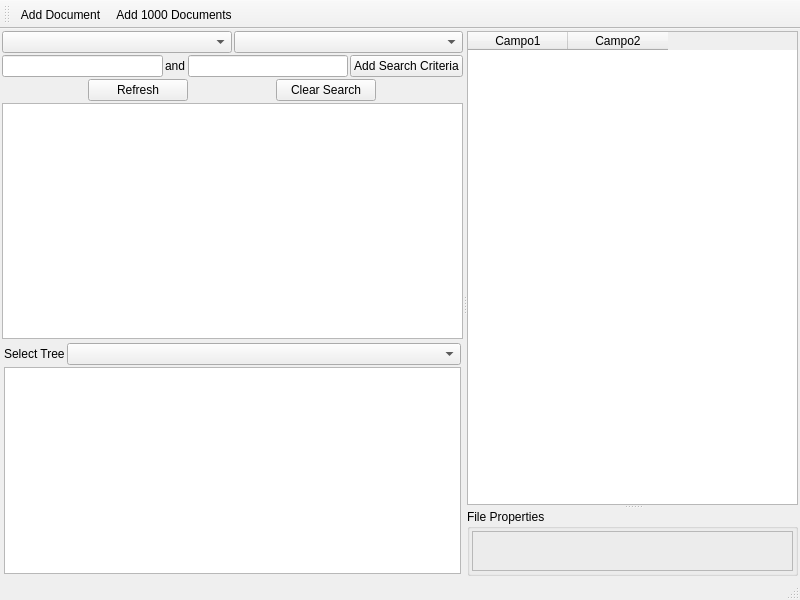
<?xml version="1.0" encoding="UTF-8"?>
<ui version="4.0">
 <class>ExplorerWindow</class>
 <widget class="QMainWindow" name="ExplorerWindow">
  <property name="geometry">
   <rect>
    <x>0</x>
    <y>0</y>
    <width>800</width>
    <height>600</height>
   </rect>
  </property>
  <property name="windowTitle">
   <string>MainWindow</string>
  </property>
  <widget class="QWidget" name="centralwidget">
   <layout class="QVBoxLayout" name="verticalLayout_2">
    <property name="spacing">
     <number>2</number>
    </property>
    <property name="leftMargin">
     <number>2</number>
    </property>
    <property name="topMargin">
     <number>2</number>
    </property>
    <property name="rightMargin">
     <number>2</number>
    </property>
    <property name="bottomMargin">
     <number>2</number>
    </property>
    <item>
     <widget class="QSplitter" name="splitter_2">
      <property name="maximumSize">
       <size>
        <width>16777215</width>
        <height>16777215</height>
       </size>
      </property>
      <property name="orientation">
       <enum>Qt::Horizontal</enum>
      </property>
      <widget class="QWidget" name="layoutWidget">
       <layout class="QVBoxLayout" name="verticalLayout">
        <property name="spacing">
         <number>2</number>
        </property>
        <item>
         <layout class="QHBoxLayout" name="horizontalLayout_4">
          <property name="spacing">
           <number>2</number>
          </property>
          <item>
           <widget class="QComboBox" name="cboField"/>
          </item>
          <item>
           <widget class="QComboBox" name="cboOperator"/>
          </item>
         </layout>
        </item>
        <item>
         <layout class="QHBoxLayout" name="horizontalLayout_2">
          <property name="spacing">
           <number>2</number>
          </property>
          <item>
           <widget class="QLineEdit" name="searchValue1"/>
          </item>
          <item>
           <widget class="QLabel" name="lblAnd">
            <property name="text">
             <string>and</string>
            </property>
           </widget>
          </item>
          <item>
           <widget class="QLineEdit" name="searchValue2"/>
          </item>
          <item>
           <widget class="QPushButton" name="btnAddToSearch">
            <property name="maximumSize">
             <size>
              <width>200</width>
              <height>16777215</height>
             </size>
            </property>
            <property name="text">
             <string>Add Search Criteria</string>
            </property>
           </widget>
          </item>
         </layout>
        </item>
        <item>
         <layout class="QHBoxLayout" name="horizontalLayout">
          <property name="spacing">
           <number>2</number>
          </property>
          <item>
           <widget class="QPushButton" name="btnSearchAgain">
            <property name="maximumSize">
             <size>
              <width>100</width>
              <height>16777215</height>
             </size>
            </property>
            <property name="text">
             <string>Refresh</string>
            </property>
           </widget>
          </item>
          <item>
           <widget class="QPushButton" name="btnClearSearch">
            <property name="maximumSize">
             <size>
              <width>100</width>
              <height>16777215</height>
             </size>
            </property>
            <property name="text">
             <string>Clear Search</string>
            </property>
           </widget>
          </item>
         </layout>
        </item>
        <item>
         <widget class="QListWidget" name="searchFilters"/>
        </item>
        <item>
         <widget class="QFrame" name="frame">
          <layout class="QVBoxLayout" name="verticalLayout_4">
           <property name="spacing">
            <number>2</number>
           </property>
           <property name="leftMargin">
            <number>2</number>
           </property>
           <property name="topMargin">
            <number>2</number>
           </property>
           <property name="rightMargin">
            <number>2</number>
           </property>
           <property name="bottomMargin">
            <number>2</number>
           </property>
           <item>
            <layout class="QVBoxLayout" name="verticalLayout_3">
             <property name="spacing">
              <number>2</number>
             </property>
             <item>
              <layout class="QFormLayout" name="formLayout">
               <property name="horizontalSpacing">
                <number>2</number>
               </property>
               <property name="verticalSpacing">
                <number>2</number>
               </property>
               <item row="0" column="0">
                <widget class="QLabel" name="label">
                 <property name="text">
                  <string>Select Tree</string>
                 </property>
                </widget>
               </item>
               <item row="0" column="1">
                <widget class="QComboBox" name="cboTree"/>
               </item>
              </layout>
             </item>
            </layout>
           </item>
           <item>
            <widget class="QTreeWidget" name="treeStructure">
             <property name="editTriggers">
              <set>QAbstractItemView::NoEditTriggers</set>
             </property>
             <property name="animated">
              <bool>true</bool>
             </property>
             <attribute name="headerVisible">
              <bool>false</bool>
             </attribute>
             <column>
              <property name="text">
               <string notr="true">1</string>
              </property>
             </column>
            </widget>
           </item>
          </layout>
         </widget>
        </item>
       </layout>
      </widget>
      <widget class="QSplitter" name="splitter">
       <property name="orientation">
        <enum>Qt::Vertical</enum>
       </property>
       <widget class="QTableWidget" name="searchResult">
        <property name="alternatingRowColors">
         <bool>true</bool>
        </property>
        <property name="selectionMode">
         <enum>QAbstractItemView::SingleSelection</enum>
        </property>
        <property name="selectionBehavior">
         <enum>QAbstractItemView::SelectRows</enum>
        </property>
        <column>
         <property name="text">
          <string>Campo1</string>
         </property>
        </column>
        <column>
         <property name="text">
          <string>Campo2</string>
         </property>
        </column>
       </widget>
       <widget class="QGroupBox" name="grpProperties">
        <property name="title">
         <string>File Properties</string>
        </property>
        <layout class="QHBoxLayout" name="horizontalLayout_3">
         <property name="spacing">
          <number>2</number>
         </property>
         <property name="leftMargin">
          <number>2</number>
         </property>
         <property name="topMargin">
          <number>2</number>
         </property>
         <property name="rightMargin">
          <number>2</number>
         </property>
         <property name="bottomMargin">
          <number>2</number>
         </property>
         <item>
          <widget class="QFrame" name="frameProperties">
           <property name="frameShape">
            <enum>QFrame::StyledPanel</enum>
           </property>
           <property name="frameShadow">
            <enum>QFrame::Raised</enum>
           </property>
          </widget>
         </item>
        </layout>
       </widget>
      </widget>
     </widget>
    </item>
   </layout>
  </widget>
  <widget class="QMenuBar" name="menubar">
   <property name="geometry">
    <rect>
     <x>0</x>
     <y>0</y>
     <width>800</width>
     <height>24</height>
    </rect>
   </property>
  </widget>
  <widget class="QStatusBar" name="statusbar"/>
  <widget class="QToolBar" name="toolBar">
   <property name="windowTitle">
    <string>toolBar</string>
   </property>
   <attribute name="toolBarArea">
    <enum>TopToolBarArea</enum>
   </attribute>
   <attribute name="toolBarBreak">
    <bool>false</bool>
   </attribute>
   <addaction name="actionAdd_Document"/>
   <addaction name="actionAdd_1000_Documents"/>
  </widget>
  <action name="actionAdd_Document">
   <property name="text">
    <string>Add Document</string>
   </property>
   <property name="toolTip">
    <string>Adds a new document to storage</string>
   </property>
  </action>
  <action name="actionAdd_1000_Documents">
   <property name="text">
    <string>Add 1000 Documents</string>
   </property>
  </action>
 </widget>
 <resources/>
 <connections/>
</ui>
